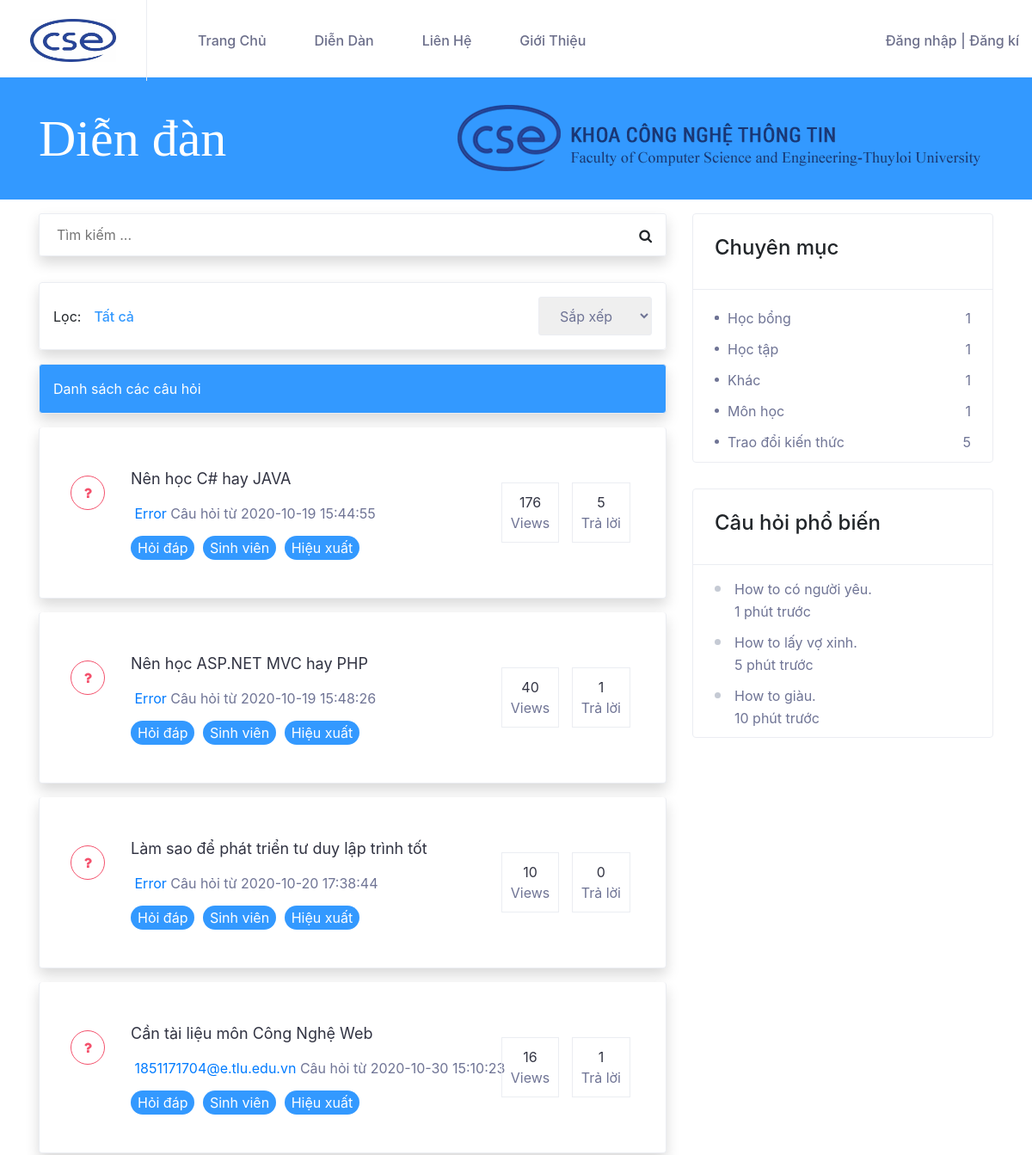
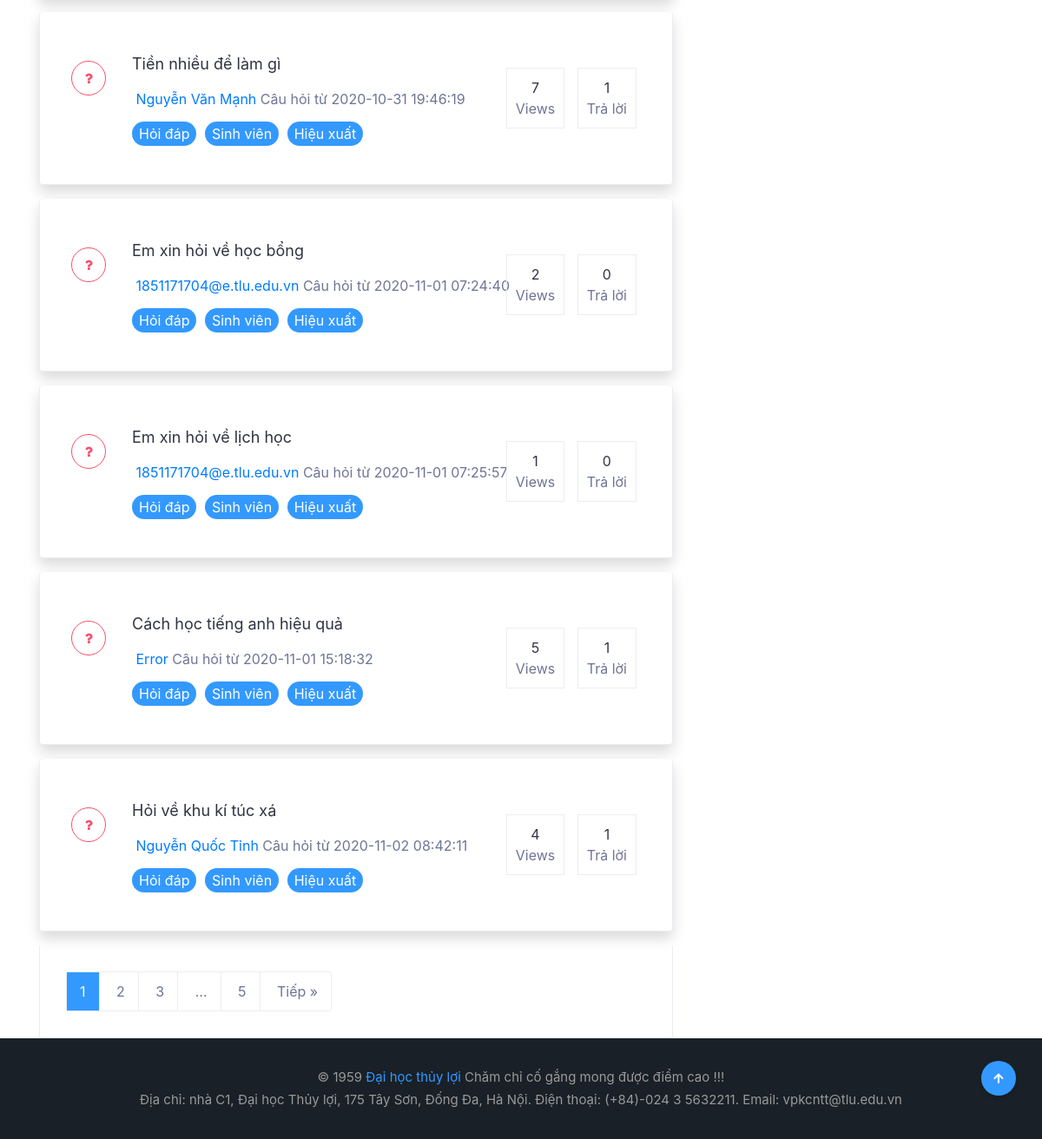
The app's page /cse485-website-project/forum-index.php with its own data (2 pictures, top to bottom).
### tables this page shows
CREATE TABLE `questions` (
  `ID` int(10) NOT NULL,
  `Title` varchar(255) NOT NULL,
  `Contents` text NOT NULL,
  `Image` text NOT NULL,
  `Views` int(11) NOT NULL DEFAULT 0,
  `CategoryID_question` int(10) NOT NULL,
  `UserName` varchar(50) NOT NULL,
  `Status` tinyint(1) NOT NULL DEFAULT 1,
  `Created` timestamp NOT NULL DEFAULT current_timestamp(),
  `Updated` datetime DEFAULT NULL
);

### cse485-website-project/forum-index-process.php (the view, shortened to what this page needs)
<?php
    include 'Config/config.php';
    $titleSearch = $_GET['searchString'];
    if (isset($titleSearch) && !empty($titleSearch))
    {
        $sql = "select * from questions where Title like '%$titleSearch%'";
    }
    else
    {
        $sql = "select * from questions";
    }
    mysqli_set_charset($conn,"UTF8");
    $result = mysqli_query($conn,$sql);
    while($row = mysqli_fetch_assoc($result))
    {?>
        <div class="forum-questions-list shadow p-3 mb-3 bg-white rounded">
            <div class="forum-question-item">
                <div class="forum-question-title">
                    <a href="forum-detail.php?id=<?php echo $row['ID']; ?>" name="title" class="tieude" id="title"><?php echo $row['Title'] ?></a>
                </div>
                <div class="forum-question-meta">
                    <span title="Open" class="forum-status forum-status-open">Open</span>
                    <span>
                        <a href="#">
                                class="avatar avatar-48 photo avatar-default"> <?php echo $row['UserName'] ?></a> Câu hỏi từ <?php echo $row['Created'] ?>
                    </span>
                </div>
                <div class="forum-question-meta mt-3">
                    <a class="forum-keyword mb-2">Hỏi đáp</a>
                    <a class="forum-keyword">Sinh viên</a>
                    <a class="forum-keyword">Hiệu xuất</a>
                </div>
                <div class="forum-question-stats">
                    <span class="forum-views-count">
                        <strong><?php echo $row['Views'] ?></strong>Views</span>
                    <span class="forum-votes-count">
                    <?php
                        $sqlgetcountComment = "SELECT COUNT(Question_ID) as count_comment
                        FROM comments,questions WHERE comments.Question_ID = questions.ID and Question_ID = ".$row['ID'];
                        $resultcountComment = mysqli_query($conn,$sqlgetcountComment);
                        $row = mysqli_fetch_assoc($resultcountComment)
                    ?>
                        <strong><?php echo $row['count_comment']; ?></strong>Trả lời </span>
                </div>
            </div>
        </div>
    <?php }
?>

### records on screen
questions: Title "Nên học C# hay JAVA", UserName "Error", Created "2020-10-19 15:44:55", Views "176", count_comment "5"
questions: Title "Nên học ASP.NET MVC hay PHP", UserName "Error", Created "2020-10-19 15:48:26", Views "40", count_comment "1"
questions: Title "Làm sao để phát triển tư duy lập trình tốt", UserName "Error", Created "2020-10-20 17:38:44", Views "10", count_comment "0"
questions: Title "Cần tài liệu môn Công Nghệ Web", UserName "1851171704@e.tlu.edu.vn", Created "2020-10-30 15:10:23", Views "16", count_comment "1"
questions: Title "Tiền nhiều để làm gì", UserName "Nguyễn Văn Mạnh", Created "2020-10-31 19:46:19", Views "7", count_comment "1"
questions: Title "Em xin hỏi về học bổng", UserName "1851171704@e.tlu.edu.vn", Created "2020-11-01 07:24:40", Views "2", count_comment "0"
questions: Title "Em xin hỏi về lịch học", UserName "1851171704@e.tlu.edu.vn", Created "2020-11-01 07:25:57", Views "1", count_comment "0"
questions: Title "Cách học tiếng anh hiệu quả", UserName "Error", Created "2020-11-01 15:18:32", Views "5", count_comment "1"
questions: Title "Hỏi về khu kí túc xá", UserName "Nguyễn Quốc Tỉnh", Created "2020-11-02 08:42:11", Views "4", count_comment "1"

### other values on screen
$row['CategoryName'] "Học bổng"
$row['quantity'] "1"
$row['CategoryName'] "Học tập"
$row['CategoryName'] "Khác"
$row['CategoryName'] "Môn học"
$row['CategoryName'] "Trao đổi kiến thức"
$row['quantity'] "5"
